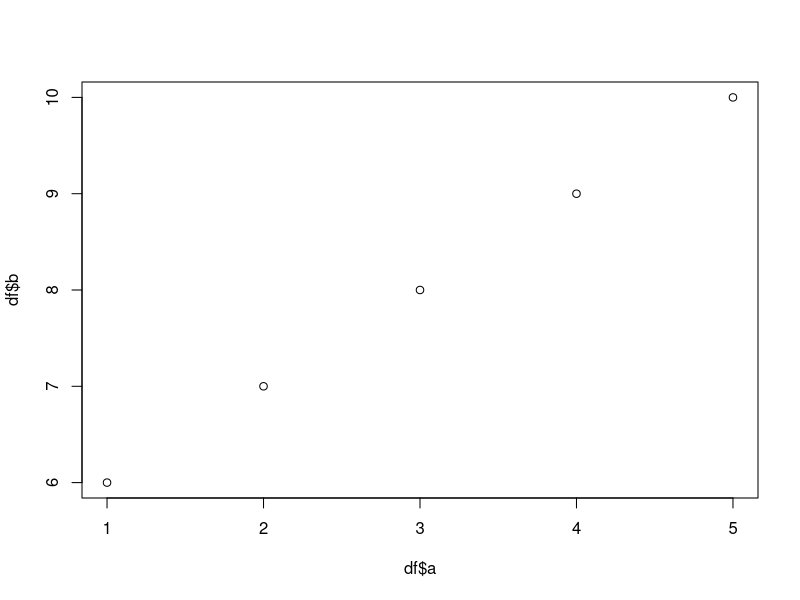
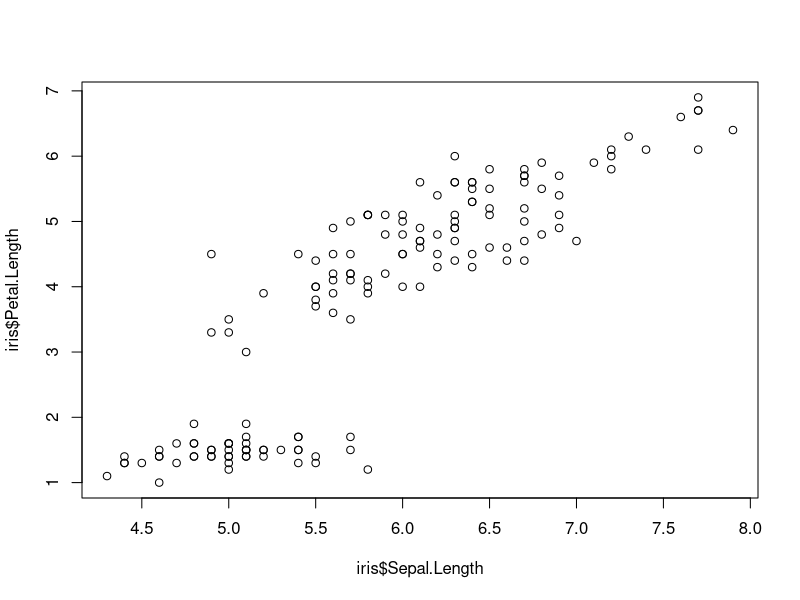

These charts were generated, in order, by the following R code:
## ---- chunk 1
5 + 5
## ---- chunk 2
data.frame(a = 1:5, b = 6:10)
## ---- chunk 3
df <- data.frame(a = 1:5, b = 6:10)
knitr::kable(df)
## ---- chunk 4
plot(df$a, df$b, type = "p")
## ---- chunk 5
knitr::kable(head(iris))
## ---- chunk 6
plot(iris$Sepal.Length, iris$Petal.Length, type = "p")
